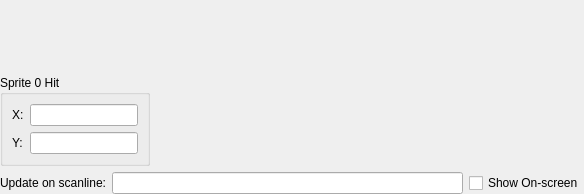
<?xml version="1.0" encoding="UTF-8"?>
<ui version="4.0">
 <class>OAMVisualizerDockWidget</class>
 <widget class="QDockWidget" name="OAMVisualizerDockWidget">
  <property name="geometry">
   <rect>
    <x>0</x>
    <y>0</y>
    <width>584</width>
    <height>194</height>
   </rect>
  </property>
  <property name="windowTitle">
   <string>OAM Memory Visualizer</string>
  </property>
  <widget class="QWidget" name="dockWidgetContents">
   <layout class="QGridLayout" name="gridLayout" columnstretch="0,1">
    <property name="leftMargin">
     <number>0</number>
    </property>
    <property name="topMargin">
     <number>0</number>
    </property>
    <property name="rightMargin">
     <number>0</number>
    </property>
    <property name="bottomMargin">
     <number>0</number>
    </property>
    <item row="0" column="0">
     <layout class="QVBoxLayout" name="verticalLayout">
      <property name="spacing">
       <number>0</number>
      </property>
      <item>
       <spacer name="verticalSpacer">
        <property name="orientation">
         <enum>Qt::Vertical</enum>
        </property>
        <property name="sizeType">
         <enum>QSizePolicy::Expanding</enum>
        </property>
        <property name="sizeHint" stdset="0">
         <size>
          <width>20</width>
          <height>16777215</height>
         </size>
        </property>
       </spacer>
      </item>
      <item>
       <widget class="QGroupBox" name="groupBox">
        <property name="sizePolicy">
         <sizepolicy hsizetype="Preferred" vsizetype="Expanding">
          <horstretch>0</horstretch>
          <verstretch>0</verstretch>
         </sizepolicy>
        </property>
        <property name="minimumSize">
         <size>
          <width>0</width>
          <height>0</height>
         </size>
        </property>
        <property name="title">
         <string>Sprite 0 Hit</string>
        </property>
        <property name="flat">
         <bool>false</bool>
        </property>
        <property name="checkable">
         <bool>false</bool>
        </property>
        <layout class="QGridLayout" name="gridLayout_4">
         <property name="sizeConstraint">
          <enum>QLayout::SetDefaultConstraint</enum>
         </property>
         <item row="0" column="1">
          <widget class="QLineEdit" name="sprite0HitX">
           <property name="sizePolicy">
            <sizepolicy hsizetype="Fixed" vsizetype="Fixed">
             <horstretch>0</horstretch>
             <verstretch>0</verstretch>
            </sizepolicy>
           </property>
           <property name="minimumSize">
            <size>
             <width>40</width>
             <height>0</height>
            </size>
           </property>
          </widget>
         </item>
         <item row="2" column="1">
          <widget class="QLineEdit" name="sprite0HitY">
           <property name="sizePolicy">
            <sizepolicy hsizetype="Fixed" vsizetype="Fixed">
             <horstretch>0</horstretch>
             <verstretch>0</verstretch>
            </sizepolicy>
           </property>
           <property name="minimumSize">
            <size>
             <width>40</width>
             <height>0</height>
            </size>
           </property>
          </widget>
         </item>
         <item row="0" column="0">
          <widget class="QLabel" name="label_2">
           <property name="text">
            <string>X:</string>
           </property>
          </widget>
         </item>
         <item row="2" column="0">
          <widget class="QLabel" name="label_3">
           <property name="text">
            <string>Y:</string>
           </property>
          </widget>
         </item>
        </layout>
       </widget>
      </item>
     </layout>
    </item>
    <item row="0" column="1">
     <widget class="QFrame" name="frame">
      <property name="sizePolicy">
       <sizepolicy hsizetype="Expanding" vsizetype="Expanding">
        <horstretch>0</horstretch>
        <verstretch>0</verstretch>
       </sizepolicy>
      </property>
      <property name="frameShape">
       <enum>QFrame::NoFrame</enum>
      </property>
      <property name="frameShadow">
       <enum>QFrame::Sunken</enum>
      </property>
      <layout class="QGridLayout" name="gridLayout_2">
       <property name="leftMargin">
        <number>0</number>
       </property>
       <property name="topMargin">
        <number>0</number>
       </property>
       <property name="rightMargin">
        <number>0</number>
       </property>
       <property name="bottomMargin">
        <number>0</number>
       </property>
       <property name="spacing">
        <number>0</number>
       </property>
      </layout>
     </widget>
    </item>
    <item row="1" column="0" colspan="2">
     <layout class="QHBoxLayout" name="horizontalLayout_2">
      <item>
       <widget class="QLabel" name="label">
        <property name="text">
         <string>Update on scanline:</string>
        </property>
       </widget>
      </item>
      <item>
       <widget class="QLineEdit" name="updateScanline"/>
      </item>
      <item>
       <widget class="QCheckBox" name="showVisible">
        <property name="text">
         <string>Show On-screen</string>
        </property>
       </widget>
      </item>
     </layout>
    </item>
   </layout>
  </widget>
 </widget>
 <resources/>
 <connections/>
</ui>
